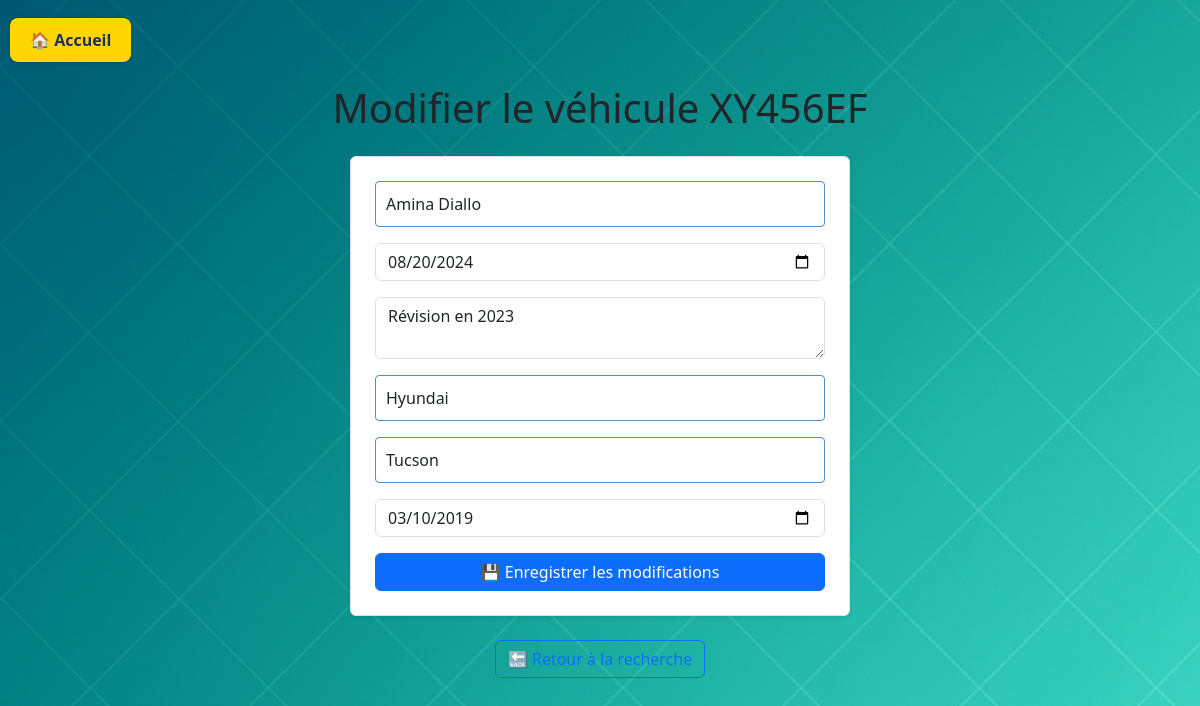
Screenshot of /edit_vehicle/XY456EF with the database file from the repository.
### tables this page shows
CREATE TABLE vehicles (
    plate TEXT PRIMARY KEY,
    owner TEXT,
    insurance_expiry TEXT,
    history TEXT,
    brand TEXT,
    model TEXT,
    first_registration TEXT
, photo TEXT, last_maintenance TEXT);

### app.py (the view)
@app.route('/edit_vehicle/<plate>', methods=['GET', 'POST'])
def edit_vehicle(plate):
    if request.method == 'POST':
        pass
    vehicle = get_vehicle_by_plate(plate)
    if vehicle:
        return render_template('edit_vehicle.html', vehicle=vehicle)
    else:
        return "Véhicule introuvable", 404

### app.py (called while the page is built)
def get_vehicle_by_plate(plate):
    conn = sqlite3.connect('database.db')  # remplace par ton nom de base si différent
    cursor = conn.cursor()
    cursor.execute("SELECT * FROM vehicles WHERE plate = ?", (plate,))
    row = cursor.fetchone()
    conn.close()
    if row:
        return {
            'plate': row[0],
            'owner': row[1],
            'insurance_expiry': row[2],
            'history': row[3],
            'brand': row[4],
            'model': row[5],
            'first_registration': row[6]
        }
    else:
        return None

### templates/edit_vehicle.html (shortened to what this page needs)
{% extends 'base.html' %}
{% block content %}
  <h1 class="text-center mb-4">Modifier le véhicule {{ vehicle.plate }}</h1>
  <form method="post" class="bg-white p-4 rounded shadow-sm border border-primary-light" style="max-width: 500px; margin: auto;">
    <div class="mb-3">
      <input type="text" name="owner" value="{{ vehicle.owner }}" placeholder="Nom du propriétaire" class="form-control" required>
    </div>
    <div class="mb-3">
      <input type="date" name="insurance_expiry" value="{{ vehicle.insurance_expiry }}" class="form-control" required>
    </div>
    <div class="mb-3">
      <textarea name="history" placeholder="Historique" class="form-control">{{ vehicle.history }}</textarea>
    </div>
    <div class="mb-3">
      <input type="text" name="brand" value="{{ vehicle.brand }}" placeholder="Marque" class="form-control">
    </div>
    <div class="mb-3">
      <input type="text" name="model" value="{{ vehicle.model }}" placeholder="Modèle" class="form-control">
    </div>
    <div class="mb-3">
      <input type="date" name="first_registration" value="{{ vehicle.first_registration }}" class="form-control">
    </div>
    <button type="submit" class="btn btn-primary w-100">💾 Enregistrer les modifications</button>
  </form>
  <div class="text-center mt-4">
    <a href="/search" class="btn btn-outline-primary">🔙 Retour à la recherche</a>
  </div>
{% endblock %}

### static/style.css (style rules this page uses)
:root { --primary-dark: #1F2F56; --primary-light: #4F8FC0; --background-light: #F5F7FA; --accent-green: #A5E6BA; --text-light: #FFFFFF; --highlight-yellow: #FFD700; }
body { font-family: 'Segoe UI', sans-serif; background-color: var(--background-light); margin: 0; padding: 0; color: var(--primary-dark); }
h1 { margin: 0; font-size: 2em; color: var(--primary-dark); }
form { background-color: var(--text-light); padding: 20px; margin: 30px auto; max-width: 500px; border-radius: 8px; box-shadow: 0 0 10px rgba(31, 47, 86, 0.1); border: 2px solid var(--primary-light); }
input[type="text"], input[type="password"] { width: 100%; padding: 10px; margin-bottom: 15px; border: 1px solid var(--primary-light); border-radius: 4px; }
button { background-color: var(--primary-light); color: var(--text-light); border: none; padding: 10px 20px; font-weight: bold; border-radius: 4px; cursor: pointer; transition: background-color 0.3s ease; }
a { color: var(--primary-light); text-decoration: none; }
body { background-image: url('/static/fond1.png'); background-size: cover; background-repeat: no-repeat; background-attachment: fixed; }

### rows the page displays
vehicles: plate "XY456EF", owner "Amina Diallo", insurance_expiry "08/20/2024", history "Révision en 2023", brand "Hyundai", model "Tucson", first_registration "03/10/2019"
